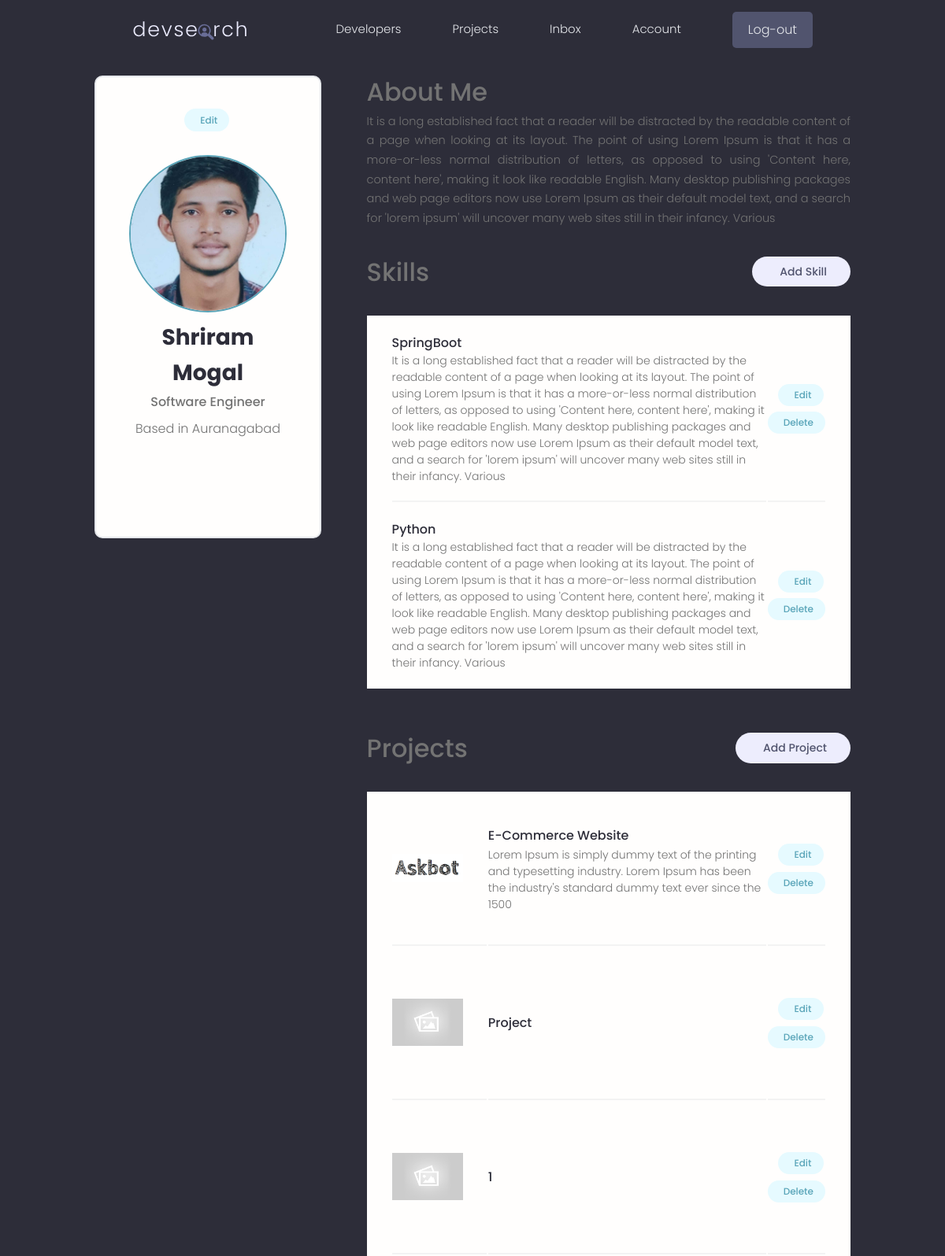
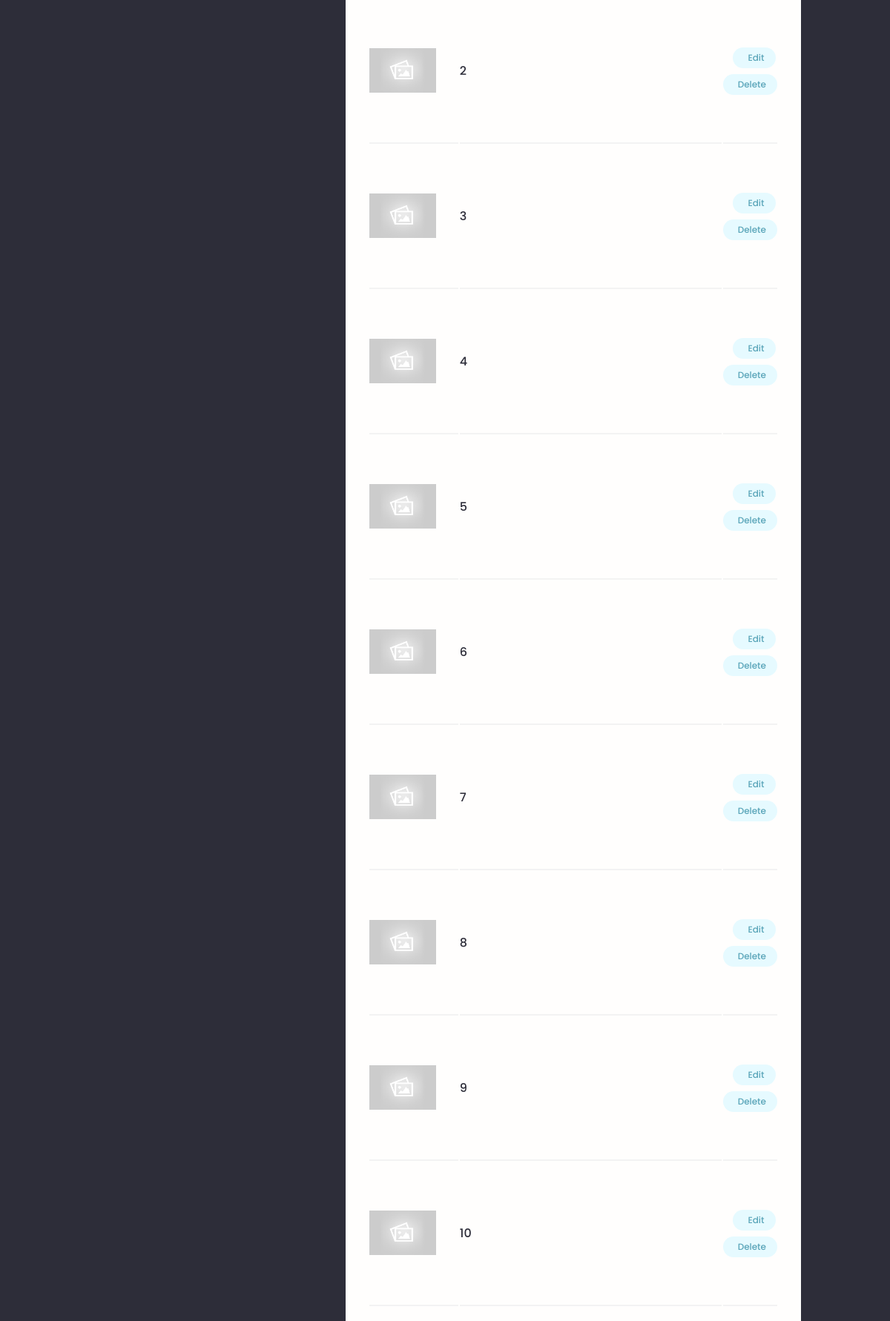
The app's page /account/ (signed in, upper part) with its own data (2 pictures, top to bottom).
### users/models.py (models this page shows, shortened)
class Profile(models.Model):
    user = models.OneToOneField(User, on_delete=models.CASCADE, blank=True, null=True)
    name = models.CharField(max_length=200, blank=True, null=True)
    username = models.CharField(max_length=200, blank=True, null=True)
    email = models.EmailField(max_length=500, blank=True, null=True)
    short_intro = models.CharField(max_length=500, blank=True,null=True)
    intro = models.TextField(max_length=500, blank=True,null=True)
    profile_image = models.ImageField(
        null = True, blank= True, upload_to = 'profiles/',default='profiles/user-default.png')
    location = models.CharField(max_length=200, blank=True, null=True)
    social_github = models.CharField(max_length=200, blank=True, null=True)
    social_twitter = models.CharField(max_length=200, blank=True, null=True)
    social_linkedin = models.CharField(max_length=200, blank=True, null=True)
    social_website = models.CharField(max_length=200, blank=True, null=True)
    social_stackoverflow = models.CharField(max_length=200, blank=True, null=True)
    created = models.DateTimeField(auto_now_add=True)
    id = models.UUIDField(default=uuid.uuid4, unique=True,
                                     primary_key=True, editable=False)
    class Meta:
        ordering = ["created"]

class Skill(models.Model):
    owner = models.ForeignKey(Profile, on_delete=models.CASCADE, blank=True, null=True)
    name = models.CharField(max_length=200, blank=True, null=True)
    description =  models.TextField(max_length=500, blank=True,null=True)
    created = models.DateTimeField(auto_now_add=True)
    id = models.UUIDField(default=uuid.uuid4, unique=True,
                                     primary_key=True, editable=False)

### projects/models.py (models this page shows, shortened)
class Project(models.Model):
    title = models.CharField(max_length=200)
    owner = models.ForeignKey(Profile, blank=True, null=True, on_delete=models.SET_NULL)
    description = models.TextField(null=True, blank=True)
    demo_link = models.CharField(max_length=2000, null=True, blank=True)
    source_link =models.CharField(max_length=2000, null=True, blank=True)
    featured_image = models.ImageField(null= True, blank=True, default='default.jpg')
    tag = models.ManyToManyField(Tag, blank= True)
    vote_total = models.IntegerField(default=0, null= True, blank=True)
    vote_ratio = models.IntegerField(default=0, null= True, blank=True)
    created = models.DateTimeField(auto_now_add=True)
    id = models.UUIDField(default=uuid.uuid4, unique=True,
                                     primary_key=True, editable=False)
    class Meta:
        ordering = ["created"]

### users/views.py (the view)
# urls.py: path('account/', views.userAccount, name="account"),
@login_required(login_url="login")
def userAccount(request):
    profile = request.user.profile
    skills = profile.skill_set.all()
    projects = profile.project_set.all()
    context ={"profile": profile, "skills":skills,"projects":projects}
    return render(request,"users/account.html", context)

### users/templates/users/account.html (shortened to what this page needs)
{% extends 'main.html' %}
{% block content %}
  <main class="settingsPage profile my-md">
    <div class="container">
      <div class="layout">
        <div class="column column--1of3">
          <div class="card text-center">
            <div class="card__body dev">
              <a class="tag tag--pill tag--main settings__btn" href="{% url 'edit-account' %}"> Edit</a>
              <img class="avatar avatar--xl dev__avatar" src="{{profile.profile_image.url}}" />
              <h2 class="dev__name">{{profile.name}}</h2>
              <p class="dev__title">{{profile.short_intro}}</p>
              <p class="dev__location">Based in {{profile.location}}</p>
              <ul class="dev__social">
              </ul>
            </div>
          </div>
        </div>
        <div class="column column--2of3">
          <div class="devInfo">
            <h3 class="">About Me</h3>
            <p class="devInfo__about">{{profile.intro}}</p>
          </div>
          <div class="settings">
            <h3 class="">Skills</h3>
            <a class="tag tag--pill tag--sub settings__btn tag--lg" href="{%url 'add-skill' %}"> Add Skill</a>
          </div>
          <table class="settings__table">
            {% for skill in skills %}
            <tr>
              <td class="settings__tableInfo">
                <h4>{{skill.name}}</h4>
                <p>{{skill.description}}</p>
              </td>
              <td class="settings__tableActions">
                <a class="tag tag--pill tag--main settings__btn" href="{% url 'update-skill' skill.id %}"> Edit</a>
                <a class="tag tag--pill tag--main settings__btn" href="{% url 'delete-skill' skill.id%}"> Delete</a>
              </td>
            </tr>
            {% endfor %}
          </table>
          <div class="settings">
            <h3 class="">Projects</h3>
            <a class="tag tag--pill tag--sub settings__btn tag--lg" href="{% url 'create-project' %}"> Add Project</a>
          </div>
          <table class="settings__table">
            {%for project in projects%}
            <tr>
              <td class="settings__thumbnail">
                <a href="{%url 'project' project.id%}"><img src="{{project.featured_image.url}}" alt="Project Thumbnail" /></a>
              </td>
              <td class="settings__tableInfo">
                <a href="{% url 'project' project.id %}">{{project.title}}</a>
                <p>{{project.description|slice:"150"}}</p>
              </td>
              <td class="settings__tableActions">
                <a class="tag tag--pill tag--main settings__btn" href="{% url 'update-project' project.id %}"> Edit</a>
                <a class="tag tag--pill tag--main settings__btn" href="{% url 'delete-project' project.id %}">
                  Delete</a>
              </td>
            </tr>
            {%endfor%}
          </table>
        </div>
      </div>
    </div>
  </main>
  {% endblock content %}

### static/styles/app.css (style rules this page uses)
:root { --color-sub: #2d2d39; }
.card { border: 2px solid var(--color-light); }
img { width: 100%; }
.profile .card > .dev { padding: 4rem; }
.dev__avatar { display: block; margin: auto; }
.dev__name { color: var(--color-sub); font-size: 2.8rem; font-weight: 700; margin-top: 1rem; margin-bottom: 0.5rem; }
.dev__title { font-size: 1.6rem; font-weight: 500; line-height: 1.3; }
.dev__location { margin-top: 1rem; }
.dev__social { margin: 3rem 0; list-style: none; display: flex; justify-content: center; gap: 1.5rem; }
.devInfo { margin-bottom: 3rem; }
.devInfo__about, .devSkill__info { font-size: 1.45rem; line-height: 1.7; text-align: justify; }
.settingsPage .dev > .settings__btn { display: inline-block; margin-bottom: 3rem; }
.settings { display: flex; justify-content: space-between; align-items: center; }
.settings__table { margin-top: 3rem; margin-bottom: 5rem; padding: 0 3rem; background: var(--color-white); }
.settings__table tr { width: 100%; }
.settings__table tr > td { padding: 2rem 0; }
.settings__table tr:not(:last-child) td { border-bottom: 2px solid var(--color-white-light); }
.settings__thumbnail { width: 23%; min-width: 10rem; }
.settings__thumbnail img { padding-right: 3rem; height: 15rem; object-fit: contain; }
.settings__tableInfo { width: 100%; }
.settings__tableInfo h4, .settings__tableInfo a { padding-right: 1rem; width: auto; font-size: 1.6rem; font-weight: 500; color: var(--color-sub); }
.settings__tableInfo p { font-size: 1.4rem; }
.settings__tableActions { text-align: right; }

### static/uikit/styles/modules/_variables.css (style rules this page uses)
:root { --color-main: #5aa5b9; --color-main-light: #e6faff; --color-sub: #3f4156; --color-sub-light: #51546e; --color-sub-lighter: #ededfd; --color-text: #737373; --color-gray: #8b8b8b; --color-light: #e5e7eb; --color-light-gray: #767676; --color-bg: #f8fafd; --color-white: #fffefd; --color-white-light: #f3f3f3; --color-success: #359e64; --color-success-bg: #def8e8; --color-error: #fc4b0b; --color-error-bg: #fff2ee; --font-base: 'Poppins', arial, helvetica, 'Segoe UI', roboto, ubuntu, sans-serif; --font-monospace: 'Fira Code', 'Courier New', courier, monospace; --font-regular: 300; --font-medium: 500; --font-bold: 700; --generic-shadow: 1px 1px 5px #00000010; --generic-transition: all 0.3s ease-in-out; }

### static/uikit/styles/modules/_base.css (style rules this page uses)
* { margin: 0; padding: 0; box-sizing: border-box; text-rendering: optimizeLegibility; color: inherit; font-size: inherit; }
html { font-size: 50%; }
@media only screen and (min-width: 480px) { html { font-size: 56.25%; } }
@media only screen and (min-width: 1200px) { html { font-size: 62.5%; } }
body { line-height: 1.6; font-weight: 400; font-size: 1.5rem; color: var(--color-text); background-color: var(--color-bg); min-height: 100vh; }

### static/uikit/styles/modules/_typography.css (style rules this page uses)
* { font-family: var(--font-base); }
h2 { font-size: 3.6rem; font-weight: var(--font-bold); }
h3 { font-size: 3.2rem; font-weight: var(--font-medium); }
h4 { font-size: 2.8rem; font-weight: var(--font-medium); }
p, span, strong { font-size: 1.6rem; color: var(--color-text); font-weight: var(--font-regular); }
a { padding-bottom: 2px; text-decoration: none; display: inline-block; color: var(--color-main); font-weight: var(--font-medium); }

### static/uikit/styles/modules/_utilities.css (style rules this page uses)
.container { width: 92%; max-width: 165rem; margin: 0 auto; box-sizing: border-box; }
@media screen and (min-width: 1000px) { .container { width: 90%; } }
@media screen and (min-width: 1200px) { .container { width: 80%; } }
.text-center { text-align: center; }
.my-md { margin: 3rem auto; }

### static/uikit/styles/modules/_avatar.css (style rules this page uses)
.avatar { border-radius: 50%; border: 2px solid var(--color-main); object-fit: cover; }
.avatar--xl { height: 20rem; width: 20rem; }

### static/uikit/styles/modules/_card.css (style rules this page uses)
.card { border-radius: 1rem; background-color: var(--color-white); border: 1.5px solid var(--color-light); width: auto; height: auto; margin-top: 0.5rem; margin-bottom: 0.5rem; overflow: hidden; }
.card__body, .card__header { padding: 2rem 2.5rem; }

### static/uikit/styles/modules/_layout.css (style rules this page uses)
.layout { display: flex; flex-flow: row wrap; justify-content: space-between; }
.layout > .column { margin-bottom: 3rem; }
.layout > .column.column--1of3 { flex-basis: 30%; }
.layout > .column.column--2of3 { flex-basis: 64%; }

### records on screen
Profile: profile_image (picture), name "Shriram Mogal", short_intro "Software Engineer", location "Auranagabad", intro "It is a long established fact that a reader will be distracted by the readable content of a page when looking at its layout. The point of using Lorem Ipsum is that it has a more-or-less normal distribution of letters, as opposed to using 'Content here, content here', making it look like readable English. Many desktop publishing packages and web page editors now use Lorem Ipsum as their default model text, and a search for 'lorem ipsum' will uncover many web sites still in their infancy. Various"
Skill: name "SpringBoot", description "It is a long established fact that a reader will be distracted by the readable content of a page when looking at its layout. The point of using Lorem Ipsum is that it has a more-or-less normal distribution of letters, as opposed to using 'Content here, content here', making it look like readable English. Many desktop publishing packages and web page editors now use Lorem Ipsum as their default model text, and a search for 'lorem ipsum' will uncover many web sites still in their infancy. Various"
Skill: name "Python", description "It is a long established fact that a reader will be distracted by the readable content of a page when looking at its layout. The point of using Lorem Ipsum is that it has a more-or-less normal distribution of letters, as opposed to using 'Content here, content here', making it look like readable English. Many desktop publishing packages and web page editors now use Lorem Ipsum as their default model text, and a search for 'lorem ipsum' will uncover many web sites still in their infancy. Various"
Project: featured_image (picture), title "E-Commerce Website", description "Lorem Ipsum is simply dummy text of the printing and typesetting industry. Lorem Ipsum has been the industry's standard dummy text ever since the 1500"
Project: featured_image (placeholder picture), title "Project"
Project: featured_image (placeholder picture), title "1"
Project: featured_image (placeholder picture), title "2"
Project: featured_image (placeholder picture), title "3"
Project: featured_image (placeholder picture), title "4"
Project: featured_image (placeholder picture), title "5"
Project: featured_image (placeholder picture), title "6"
Project: featured_image (placeholder picture), title "7"
Project: featured_image (placeholder picture), title "8"
Project: featured_image (placeholder picture), title "9"
Project: featured_image (placeholder picture), title "10"
